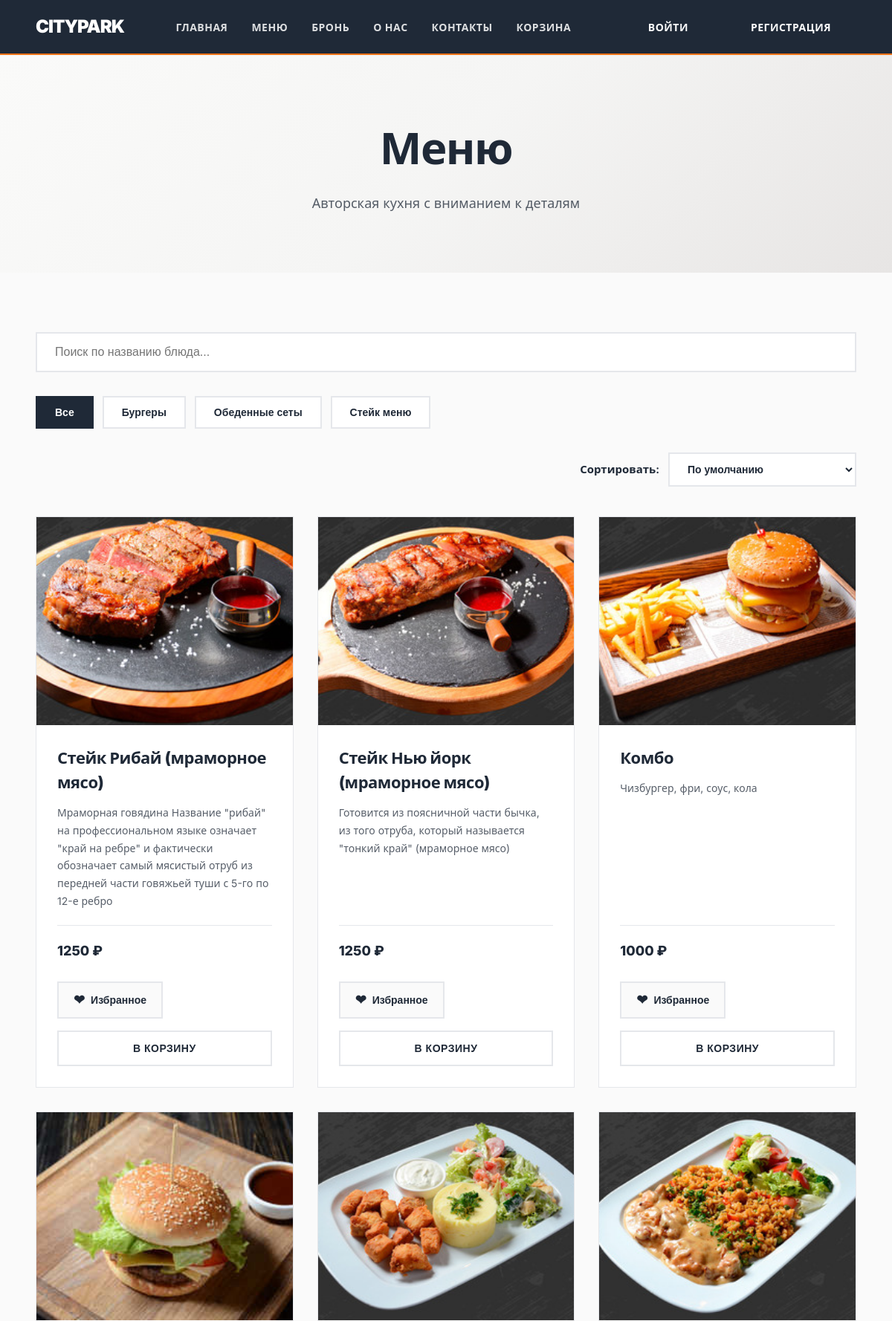
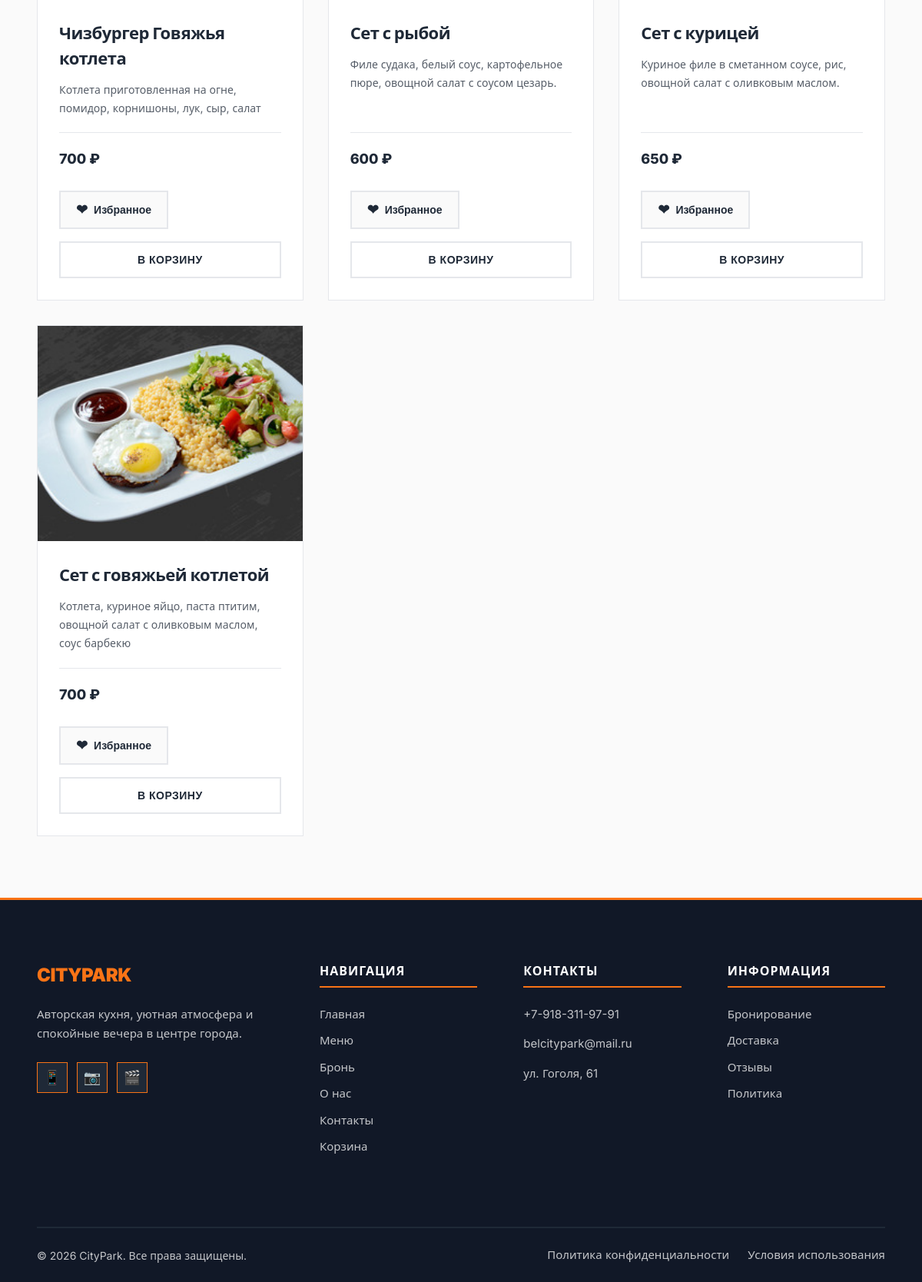
The app's page /menu/ with its own data (2 pictures, top to bottom).
### menu/models.py (models this page shows, shortened)
class Category(models.Model):
    name = models.CharField(max_length=100, verbose_name='Название категории')
    slug = models.SlugField(max_length=100, unique=True, verbose_name='Slug')
    class Meta:
        verbose_name = 'Категория'
        verbose_name_plural = 'Категории'
        ordering = ['name']

class Dish(models.Model):
    name = models.CharField(max_length=200, verbose_name='Название блюда')
    description = models.TextField(verbose_name='Описание')
    price = models.PositiveIntegerField(verbose_name='Цена')
    image = models.ImageField(upload_to='dishes/', blank=True, null=True, verbose_name='Изображение')
    is_available = models.BooleanField(default=True, verbose_name='Доступно')
    is_popular = models.BooleanField(default=False, verbose_name='Популярное')
    category = models.ForeignKey(Category, on_delete=models.SET_NULL, null=True, blank=True, verbose_name='Категория')
    class Meta:
        verbose_name = 'Блюдо'
        verbose_name_plural = 'Блюда'
        ordering = ['id']

### menu/views.py (the view)
# urls.py: path('menu/', include('menu.urls')),
def menu(request):
    dishes = Dish.objects.filter(is_available=True).order_by('id')
    categories = Category.objects.all()
    return render(request, 'menu.html', {
        'dishes': dishes,
        'categories': categories,
    })

### cart/cart.py (called while the page is built)
    def __len__(self):
        return sum(item['quantity'] for item in self.cart.values())

    def get_total_price(self):
        return sum(Decimal(item['price']) * item['quantity'] for item in self.cart.values())

### cart/context_processors.py (called while the page is built)
def cart_context(request):
    cart = Cart(request)
    return {
        'cart_count': len(cart),
        'cart_total_price': cart.get_total_price(),
    }

### templates/menu.html (shortened to what this page needs)
{% extends 'base.html' %}
{% load static %}
{% block content %}
<section class="menu-hero">
    <div class="container">
        <h1>Меню</h1>
        <p>Авторская кухня с вниманием к деталям</p>
    </div>
</section>
<section class="menu-section">
    <div class="container">
        <div class="menu-search">
            <input type="text" class="search-input" id="searchDishes" placeholder="Поиск по названию блюда...">
        </div>
        <div class="menu-filters">
            <button type="button" class="filter-btn active" data-category="all">Все</button>
            {% for category in categories %}
            <button type="button" class="filter-btn" data-category="{{ category.slug }}">{{ category.name }}</button>
            {% endfor %}
        </div>
        <div class="menu-sort">
            <span>Сортировать:</span>
            <select class="sort-select" id="sortDishes">
                <option value="default">По умолчанию</option>
            </select>
        </div>
        <div class="menu-grid" id="dishesGrid">
            {% if dishes %}
                {% for dish in dishes %}
                <article class="dish-card"
                         data-category="{% if dish.category %}{{ dish.category.slug }}{% else %}none{% endif %}"
                         data-dish-name="{{ dish.name }}">
                    <a href="{% url 'dish_detail' dish.id %}" class="dish-link">
                        <div class="dish-image">
                            {% if dish.image %}
                                <img src="{{ dish.image.url }}" alt="{{ dish.name }}">
                            {% else %}
                                <img src="{% static 'img/hero.jpg' %}" alt="{{ dish.name }}">
                            {% endif %}
                        </div>
                        <div class="dish-body">
                            <div class="dish-header">
                                <h3>{{ dish.name }}</h3>
                            </div>
                            <p>{{ dish.description }}</p>
                            <div class="dish-bottom">
                                <span>{{ dish.price }} ₽</span>
                            </div>
                        </div>
                    </a>
                    <div class="dish-actions">
                        <form method="post" action="{% url 'toggle_favorite' dish.id %}" class="favorite-form">
                            <button type="submit" class="favorite-btn">
                                <span class="fav-icon">❤</span>
                                <span class="fav-text">Избранное</span>
                            </button>
                        </form>
                        <button type="button" class="add-to-cart-btn" data-dish-id="{{ dish.id }}">
                            <span class="btn-text">В корзину</span>
                        </button>
                    </div>
                </article>
                {% endfor %}
            {% else %}
                <div class="menu-empty">
                    <p>В меню пока нет блюд</p>
                </div>
            {% endif %}
        </div>
    </div>
</section>
{% endblock %}

### templates/base.html (shortened to what this page needs)
{% load static %}
<!DOCTYPE html>
<html lang="ru">
<head>
    <link rel="stylesheet" href="{% static 'css/style.css' %}">
</head>
<body>
    <header class="header">
        <div class="container">
            <nav class="nav">
                <a class="logo" href="{% url 'home' %}">CityPark</a>
                <div class="menu">
                    <a href="{% url 'home' %}">Главная</a>
                    <a href="{% url 'menu' %}">Меню</a>
                    <a href="{% url 'booking' %}">Бронь</a>
                    <a href="{% url 'about' %}">О нас</a>
                    <a href="{% url 'contacts' %}">Контакты</a>
                    <a href="{% url 'cart:cart' %}">Корзина</a>
                </div>
                <div class="nav-actions">
    {% if user.is_authenticated %}
        <a href="{% url 'favorites' %}" class="outline-btn">Избранное</a>
        <a class="btn" href="{% url 'profile' %}">Профиль</a>
        <a class="outline-btn" href="{% url 'logout' %}">Выйти</a>
    {% else %}
        <a class="outline-btn" href="{% url 'login' %}">Войти</a>
        <a class="btn" href="{% url 'register' %}">Регистрация</a>
    {% endif %}
</div>
            </nav>
        </div>
    </header>
    {% block content %}{% endblock %}
    <footer class="footer">
        <div class="footer-top">
            <div class="container footer-grid">
                <div class="footer-brand">
                    <a class="footer-logo" href="{% url 'home' %}">CityPark</a>
                    <p>Авторская кухня, уютная атмосфера и спокойные вечера в центре города.</p>
                    <div class="footer-social">
                        <a href="#"><span>📱</span></a>
                        <a href="#"><span>📷</span></a>
                        <a href="#"><span>🎬</span></a>
                    </div>
                </div>
                <div class="footer-col">
                    <h3>Навигация</h3>
                    <a href="{% url 'home' %}">Главная</a>
                    <a href="{% url 'menu' %}">Меню</a>
                    <a href="{% url 'booking' %}">Бронь</a>
                    <a href="{% url 'about' %}">О нас</a>
                    <a href="{% url 'contacts' %}">Контакты</a>
                    <a href="{% url 'cart:cart' %}">Корзина</a>
                </div>
                <div class="footer-col">
                    <h3>Контакты</h3>
                    <div class="footer-contact">
                        <div class="footer-contact-item">
                            <a href="tel:+79183119791">+7-918-311-97-91</a>
                        </div>
                        <div class="footer-contact-item">
                            <a href="mailto:belcitypark@mail.ru">belcitypark@mail.ru</a>
                        </div>
                        <div class="footer-contact-item">
                            <p>ул. Гоголя, 61</p>
                        </div>
                    </div>
                </div>
                <div class="footer-col">
                    <h3>Информация</h3>
                    <a href="{% url 'booking' %}">Бронирование</a>
                    <a href="{% url 'menu' %}">Доставка</a>
                    <a href="{% url 'contacts' %}">Отзывы</a>
                    <a href="#">Политика</a>
                </div>
            </div>
        </div>
        <div class="container footer-bottom">
            <p>© 2026 CityPark. Все права защищены.</p>
            <div class="footer-links">
                <a href="#">Политика конфиденциальности</a>
                <a href="#">Условия использования</a>
            </div>
        </div>
    </footer>
</body>
</html>

### records on screen
Category: name "Бургеры"
Category: name "Обеденные сеты"
Category: name "Стейк меню"
Dish: image (picture), name "Стейк Рибай (мраморное мясо)", description "Мраморная говядина Название \"рибай\" на профессиональном языке означает \"край на ребре\" и фактически обозначает самый мясистый отруб из передней части говяжьей туши с 5-го по 12-е ребро", price "1250"
Dish: image (picture), name "Стейк Нью йорк (мраморное мясо)", description "Готовится из поясничной части бычка, из того отруба, который называется \"тонкий край\" (мраморное мясо)", price "1250"
Dish: image (picture), name "Комбо", description "Чизбургер, фри, соус, кола", price "1000"
Dish: image (picture), name "Чизбургер Говяжья котлета", description "Котлета приготовленная на огне, помидор, корнишоны, лук, сыр, салат", price "700"
Dish: image (picture), name "Сет с рыбой", description "Филе судака, белый соус, картофельное пюре, овощной салат с соусом цезарь.", price "600"
Dish: image (picture), name "Сет с курицей", description "Куриное филе в сметанном соусе, рис, овощной салат с оливковым маслом.", price "650"
Dish: image (picture), name "Сет с говяжьей котлетой", description "Котлета, куриное яйцо, паста птитим, овощной салат с оливковым маслом, соус барбекю", price "700"
